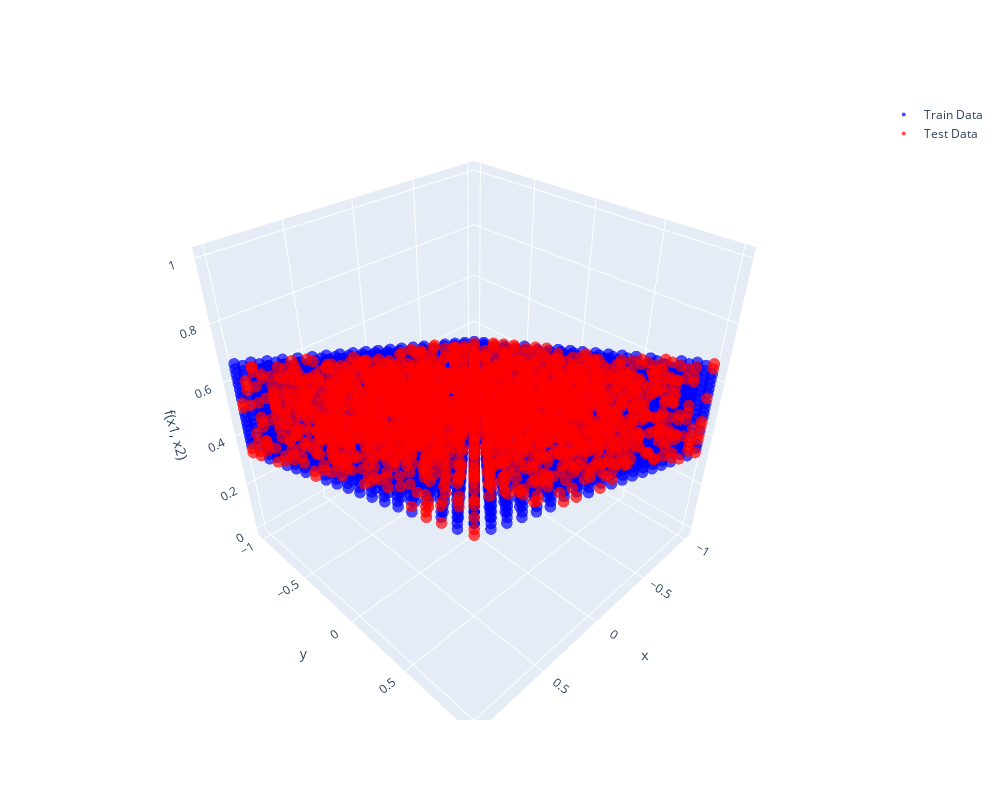

Notebook code cell kept with this figure:
### Code cell
# Crear Scatter3d para datos de entrenamiento y prueba
scatter_train = go.Scatter3d(
    x=X_train_tensor[:, 0],
    y=X_train_tensor[:, 1],
    z=y_train_tensor[:, 0],
    mode='markers',
    marker=dict(size=4, opacity=0.7, color='blue'),
    name='Train Data'
)

scatter_test = go.Scatter3d(
    x=X_test_tensor[:, 0],
    y=X_test_tensor[:, 1],
    z=y_test_tensor[:, 0],
    mode='markers',
    marker=dict(size=4, opacity=0.7, color='red'),
    name='Test Data'
)

# Crear la superficie para la función subyacente

# Crear el gráfico
fig = go.Figure(data=[scatter_train, scatter_test])
fig.update_layout(scene=dict(zaxis_title='f(x1, x2)',aspectmode='cube'),
    width=1000,  # Cambia el ancho de la figura
    height=800)
fig.update_coloraxes(showscale=False)
fig.show()

### Figure 1 — Plotly figure (JSON) as saved in the notebook; plotly's stock layout.template omitted (floating-point values rounded to 4 significant figures; data arrays with more than 128 entries replaced by an {"elided": "..."} marker saying what was removed)
{"data": [{"marker": {"color": "blue", "opacity": 0.7, "size": 4}, "mode": "markers", "name": "Train Data", "type": "scatter3d", "x": {"elided": "6000 float values"}, "y": {"elided": "6000 float values"}, "z": {"elided": "6000 float values"}}, {"marker": {"color": "red", "opacity": 0.7, "size": 4}, "mode": "markers", "name": "Test Data", "type": "scatter3d", "x": {"elided": "2000 float values"}, "y": {"elided": "2000 float values"}, "z": {"elided": "2000 float values"}}], "layout": {"coloraxis": {"showscale": false}, "height": 800, "scene": {"aspectmode": "cube", "zaxis": {"title": {"text": "f(x1, x2)"}}}, "width": 1000}}
